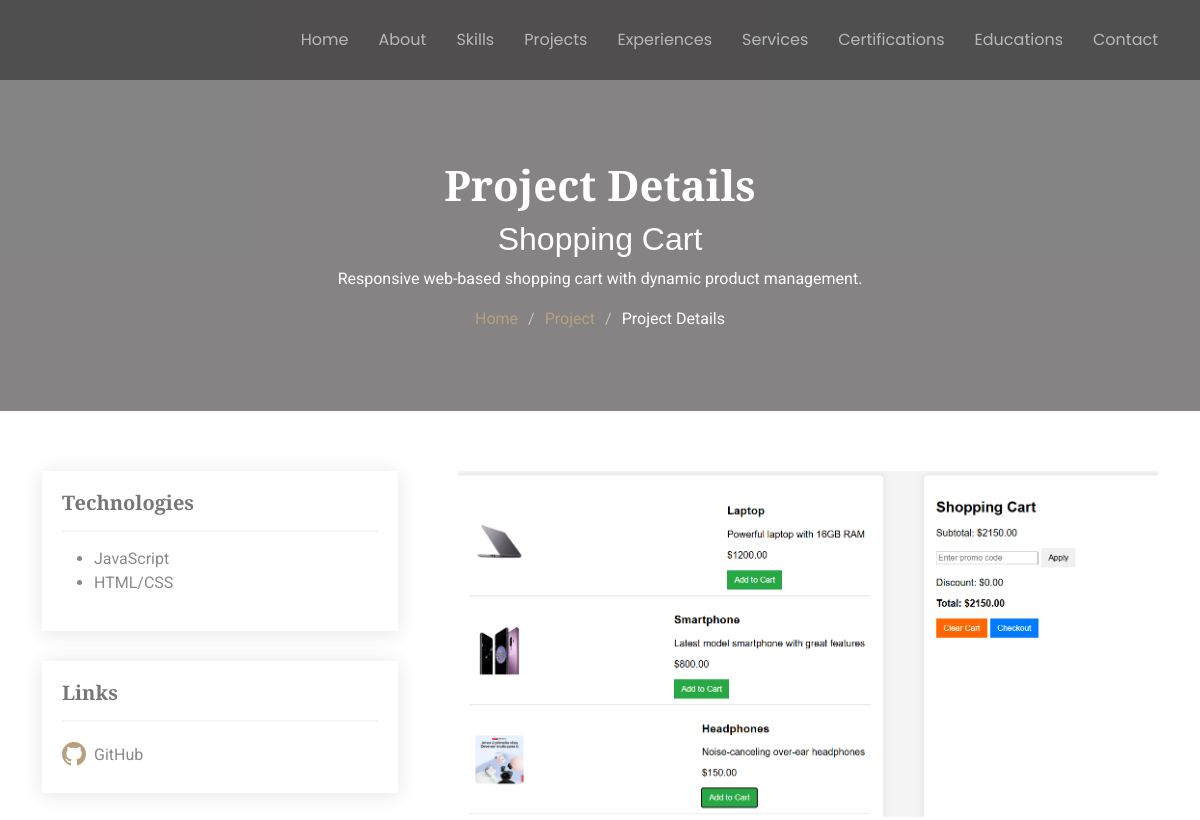
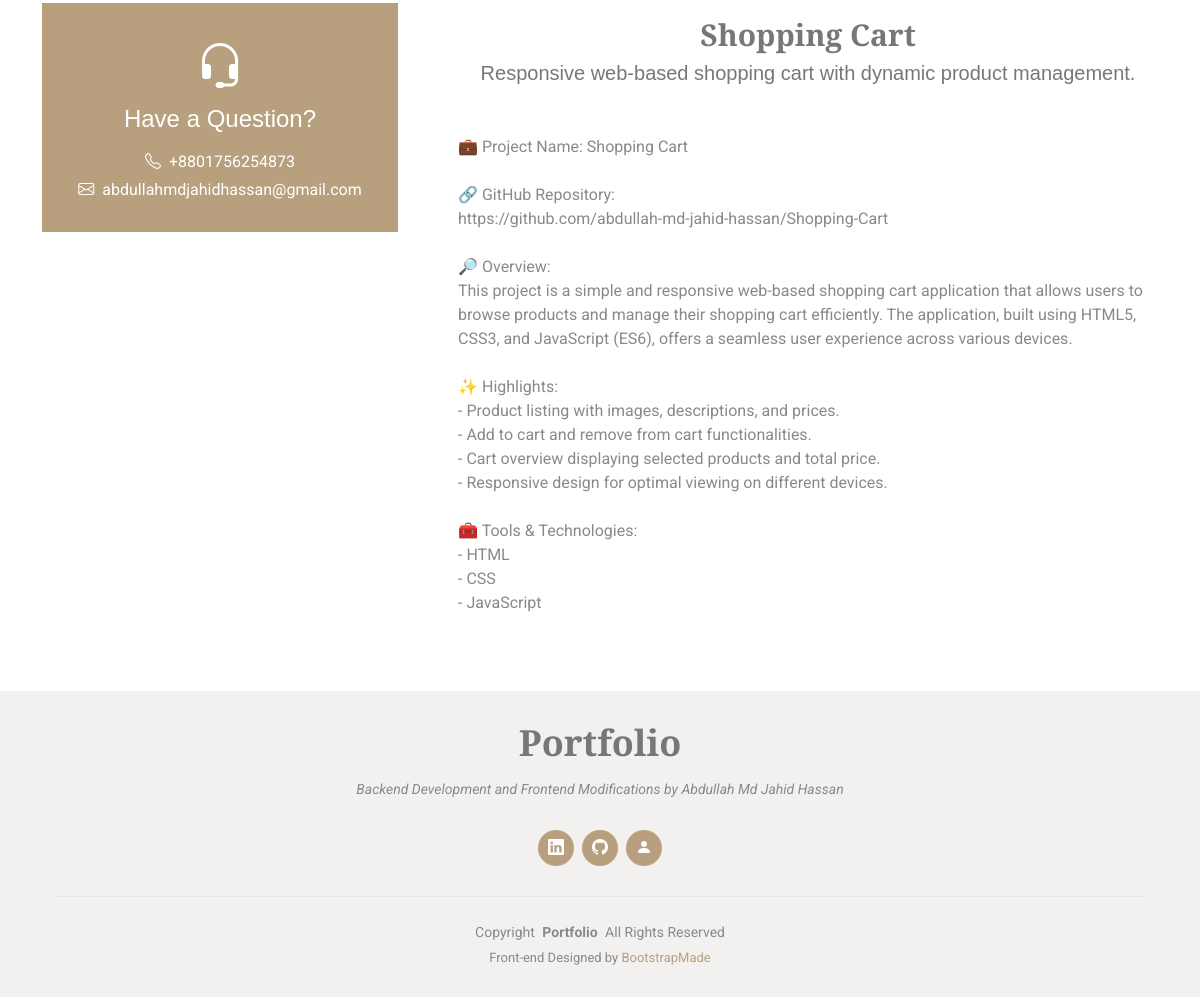
Screenshot of /project/Abdullah_Md_Jahid_Hassan/shopping-cart with the database file from the repository (2 pictures, top to bottom).
### landing_spot/models.py (models this page shows, shortened)
class Project(models.Model):
    id = models.AutoField(primary_key=True)
    title = models.CharField(max_length=255, null=True, blank=False)
    tag_line = models.CharField(max_length=255, null=True, blank=True)
    slug = models.SlugField(max_length=300, unique=True, null=True, blank=True)
    categories = models.ManyToManyField(ProjectCategory)
    description = models.TextField(null=True, blank=True)
    resume_des = models.TextField(null=True, blank=True)
    image_path = models.ImageField(upload_to='portfolio/img/project_images/', null=True, blank=True)
    github_link = models.URLField(max_length=255, null=True, blank=True)
    live_link = models.URLField(max_length=255, null=True, blank=True)
    start_date = models.DateField(null=True, blank=True)
    end_date = models.DateField(null=True, blank=True)
    is_featured = models.BooleanField(default=False)
    user = models.ForeignKey(User, on_delete=models.CASCADE, related_name='projects')
    all_objects = models.Manager()  # Default manager
    objects = CustomProjectOrder() # Custom ordering
    class Meta:
        verbose_name = "Project"
        verbose_name_plural = "Projects"

class ProjectCategory(models.Model):
    name = models.CharField(max_length=50, unique=True)
    slug = models.SlugField(max_length=50, unique=True)
    def __str__(self):
        return self.name
    class Meta:
        verbose_name = "Project Category"
        verbose_name_plural = "Project Categories"

class User(AbstractUser):
    tag_line = models.CharField(max_length=100, null=True, blank=True)
    phone = models.CharField(max_length=20, null=True, blank=False, unique=True)
    country = models.CharField(max_length=100, null=True, blank=False)
    city = models.CharField(max_length=100, null=True, blank=False)
    area = models.CharField(max_length=100, null=True, blank=False)
    location_link = models.CharField(max_length=255, null=True, blank=True)
    about = models.TextField(null=True, blank=True)
    github = models.URLField(max_length=255, null=True, blank=True)
    linkedin = models.URLField(max_length=255, null=True, blank=True)
    portfolio = models.URLField(max_length=255, null=True, blank=True)
    static_resume_file = models.FileField(upload_to='portfolio/img/resume/static/', null=True, blank=True)
    banner_image = models.ImageField(upload_to='portfolio/img/person/banner_images/', null=True, blank=False)
    profile_image = models.ImageField(upload_to='portfolio/img/person/profile_images/', null=True, blank=False)
    hobbies = models.TextField(null=True, blank=True)
    language = models.CharField(max_length=255, null=True, blank=True)
    meta_description = models.TextField(null=True, blank=True)
    class Meta:
        verbose_name = "User"
        verbose_name_plural = "Users"

### landing_spot/views.py (the view)
# urls.py: path('project/<str:username>/<str:slug>', views.Project_Details, name='Project_Details'),
def Project_Details(request, username, slug):
    project = get_object_or_404(Project, slug=slug, user__username=username)
    project.user_phone = project.user.phone
    project.user_email = project.user.email
    root_url = request.build_absolute_uri('/')
    previous_page = request.META.get('HTTP_REFERER', '/')
    context = {
        'project': project,
        'username': username,
        'previous_page': previous_page,
        }
    return render(request, 'project_details.html', context)

### landing_spot/templates/project_details.html (shortened to what this page needs)
{% extends "master.html" %}
{% load static %}
{% block body %}
    <main class="main">
    <div class="page-title dark-background">
      <div class="container position-relative">
        <h1>Project Details</h1>
        <h2>{{project.title}}</h2>
        <p>{{project.tag_line}}</p>
        <nav class="breadcrumbs">
          <ol>
            <li><a href="{{previous_page}}">Home</a></li>
            <li><a href="{{previous_page}}#projects">Project</a></li>
            <li class="current">Project Details</li>
          </ol>
        </nav>
      </div>
    </div>
    <section id="project-details" class="project-details section">
      <div class="container">
        <div class="row gy-5">
          <div class="col-lg-4" data-aos="fade-up" data-aos-delay="100">
            <div class="technology-box">
              <h4>Technologies</h4>
              <div class="technology-list">
                <ul>
                  {% for technology in project.categories.all%}
                    <li>{{technology}}</li>
                  {% endfor %}
                </ul>
              </div>
            </div>
            {% if project.github_link or project.live_link %}
              <div class="technology-box">
                <h4>Links</h4>
                <div class="link-catalog">
                  {% if project.github_link %}
                    <a href="{{project.github_link}}" target="_blank"><i class="bi bi-github"></i><span>GitHub</span></a>
                  {% endif %}
                </div>
              </div>
            {% endif %}
            <div class="help-box d-flex flex-column justify-content-center align-items-center">
              <i class="bi bi-headset help-icon"></i>
              <h4>Have a Question?</h4>
              <p class="d-flex align-items-center mt-2 mb-0"><i class="bi bi-telephone me-2"></i> <a href="tel:{{project.user_phone}}">{{project.user_phone}}</a></p>
              <p class="d-flex align-items-center mt-1 mb-0"><i class="bi bi-envelope me-2"></i> <a href="mailto:{{project.user_email}}">{{project.user_email}}</a></p>
            </div>
          </div>
          <div class="project-description col-lg-8 ps-lg-5" data-aos="fade-up" data-aos-delay="200">
            <img src="
                    {% if project.image_path %}
                      {{ project.image_path.url }}
                    {% else %}
                      {% static "portfolio/img/project/project_default_img.jpg" %}
                    {% endif %}
                  " alt="Project image" class="img-fluid projects-img">
            <h3>{{project.title}}</h3>
            <h4>{{project.tag_line}}</h4>
            <p>{{project.description|linebreaksbr}}</p>
          </div>
        </div>
      </div>
    </section>
  </main>
{% endblock body %}

### landing_spot/static/portfolio/css/main.css (style rules this page uses)
:root { --default-font: "Roboto", system-ui, -apple-system, "Segoe UI", Roboto, "Helvetica Neue", Arial, "Noto Sans", "Liberation Sans", sans-serif, "Apple Color Emoji", "Segoe UI Emoji", "Segoe UI Symbol", "Noto Color Emoji"; --heading-font: "Playfair Display", sans-serif; --nav-font: "Poppins", sans-serif; }
:root { --background-color: #ffffff; --default-color: #898989; --heading-color: #777777; --accent-color: #b8a07e; --surface-color: #ffffff; --contrast-color: #ffffff; }
:root { --nav-color: rgba(255, 255, 255, 0.6); --nav-hover-color: #ffffff; --nav-mobile-background-color: #ffffff; --nav-dropdown-background-color: #ffffff; --nav-dropdown-color: #898989; --nav-dropdown-hover-color: #b8a07e; }
.dark-background { --background-color: #858484; --default-color: #ffffff; --heading-color: #ffffff; --surface-color: #9e9e9e; --contrast-color: #ffffff; }
:root { scroll-behavior: smooth; }
body { color: var(--default-color); background-color: var(--background-color); font-family: var(--default-font); }
a { color: var(--accent-color); text-decoration: none; transition: 0.3s; }
h1, h2, h3, h4, h5, h6 { color: var(--heading-color); font-family: var(--heading-font); }
.page-title { color: var(--default-color); background-color: var(--background-color); padding: 160px 0 80px 0; text-align: center; position: relative; }
.page-title:before { content: ""; background-color: color-mix(in srgb, var(--background-color), transparent 50%); position: absolute; inset: 0; }
.page-title h1 { font-size: 42px; font-weight: 700; margin-bottom: 10px; }
.page-title .breadcrumbs ol { display: flex; flex-wrap: wrap; list-style: none; justify-content: center; padding: 0; margin: 0; font-size: 16px; font-weight: 400; }
.page-title .breadcrumbs ol li+li { padding-left: 10px; }
.page-title .breadcrumbs ol li+li::before { content: "/"; display: inline-block; padding-right: 10px; color: color-mix(in srgb, var(--default-color), transparent 50%); }
section, .section { color: var(--default-color); background-color: var(--background-color); padding: 60px 0; scroll-margin-top: 80px; overflow: clip; }
.project-details .technology-box { background-color: var(--surface-color); padding: 20px; box-shadow: 0px 2px 20px rgba(0, 0, 0, 0.1); }
.project-details .technology-box+.technology-box { margin-top: 30px; }
.project-details .technology-box h4 { font-size: 20px; font-weight: 700; border-bottom: 2px solid color-mix(in srgb, var(--default-color), transparent 92%); padding-bottom: 15px; margin-bottom: 15px; }
.project-details .link-catalog a { color: var(--default-color); display: flex; align-items: center; padding: 10px 0; transition: 0.3s; border-top: 1px solid color-mix(in srgb, var(--default-color), transparent 90%); }
.project-details .link-catalog a:first-child { border-top: 0; padding-top: 0; }
.project-details .link-catalog a:last-child { padding-bottom: 0; }
.project-details .link-catalog a i { font-size: 24px; margin-right: 8px; color: var(--accent-color); }
.project-details .help-box { background-color: var(--accent-color); color: var(--contrast-color); margin-top: 30px; padding: 30px 15px; }
.project-details .help-box .help-icon { font-size: 48px; }
.project-details .help-box h4, .project-details .help-box a { color: var(--contrast-color); }
.project-details .projects-img { margin-bottom: 20px; }
.project-details .project-description h3 { font-size: 30px; font-weight: 700; text-align: center; }
.project-details .project-description h4 { font-size: 20px; font-weight: 300; text-align: center; }
.project-details .project-description p { margin-top: 50px; font-size: 16px; }

### rows the page displays
Project: title "Shopping Cart", tag_line "Responsive web-based shopping cart with dynamic product management.", user_phone "+8801756254873", user_email "abdullahmdjahidhassan@gmail.com", image_path (picture), description "💼 Project Name: Shopping Cart 🔗 GitHub Repository: https://github.com/abdullah-md-jahid-hassan/Shopping-Cart 🔎 Overview: This project is a simple and responsive web-based shopping cart application that allows users to browse products and manage their shopping cart efficiently. The application, built using HTML5, CSS3, and JavaScript (ES6), offers a seamless user experience across various devices. ✨ Highlights: - Product listing with images, descriptions, and prices. - Add to cart and remove from cart functionalities. - Cart overview displaying selected products and total price. - Responsive design for optimal viewing on different devices. 🧰 Tools & Technologies: - HTML - CSS - JavaScript"
ProjectCategory: name "JavaScript"
ProjectCategory: name "HTML/CSS"
